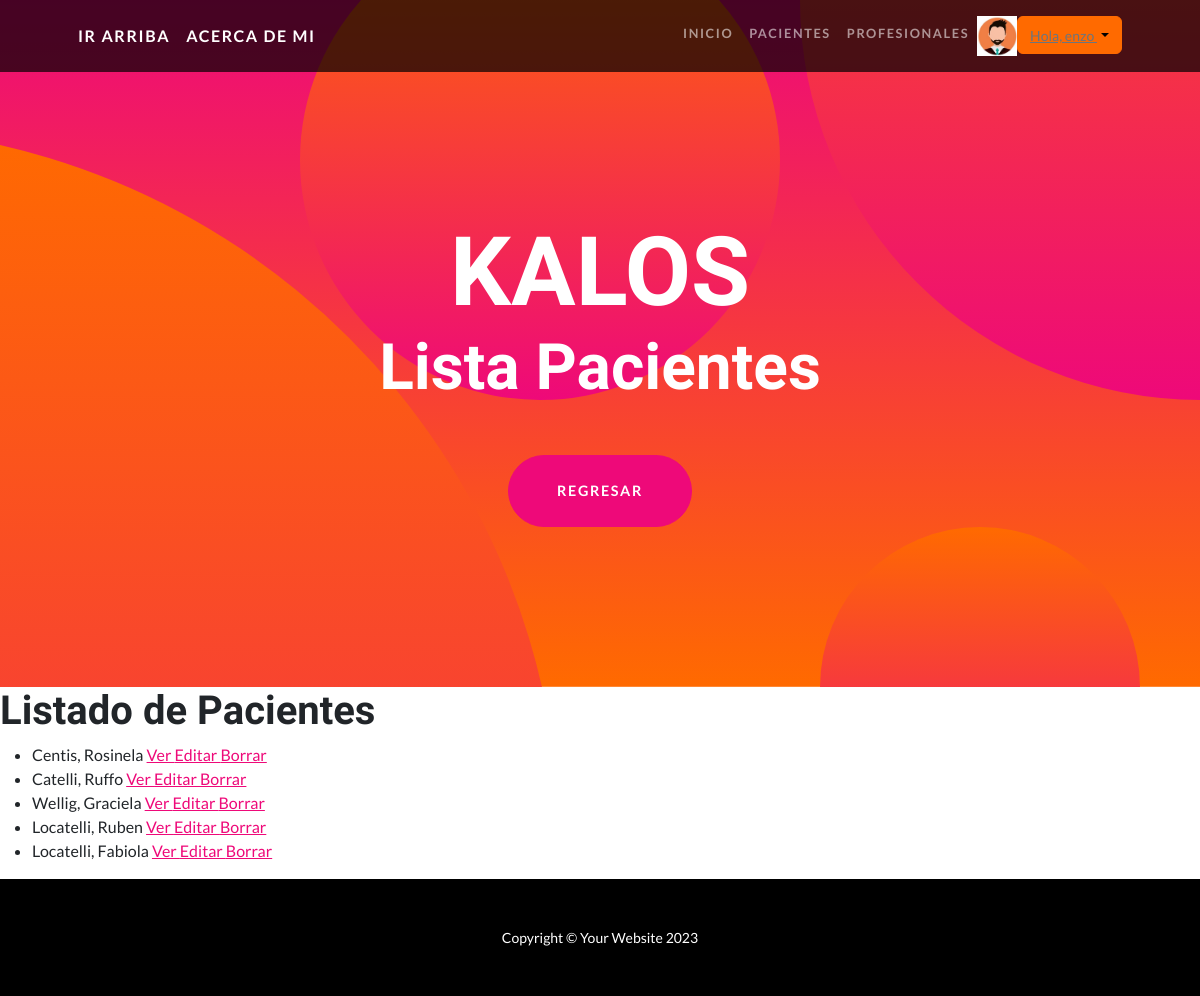
The page /AppKalos/list/ (signed in) on the database as committed earlier.
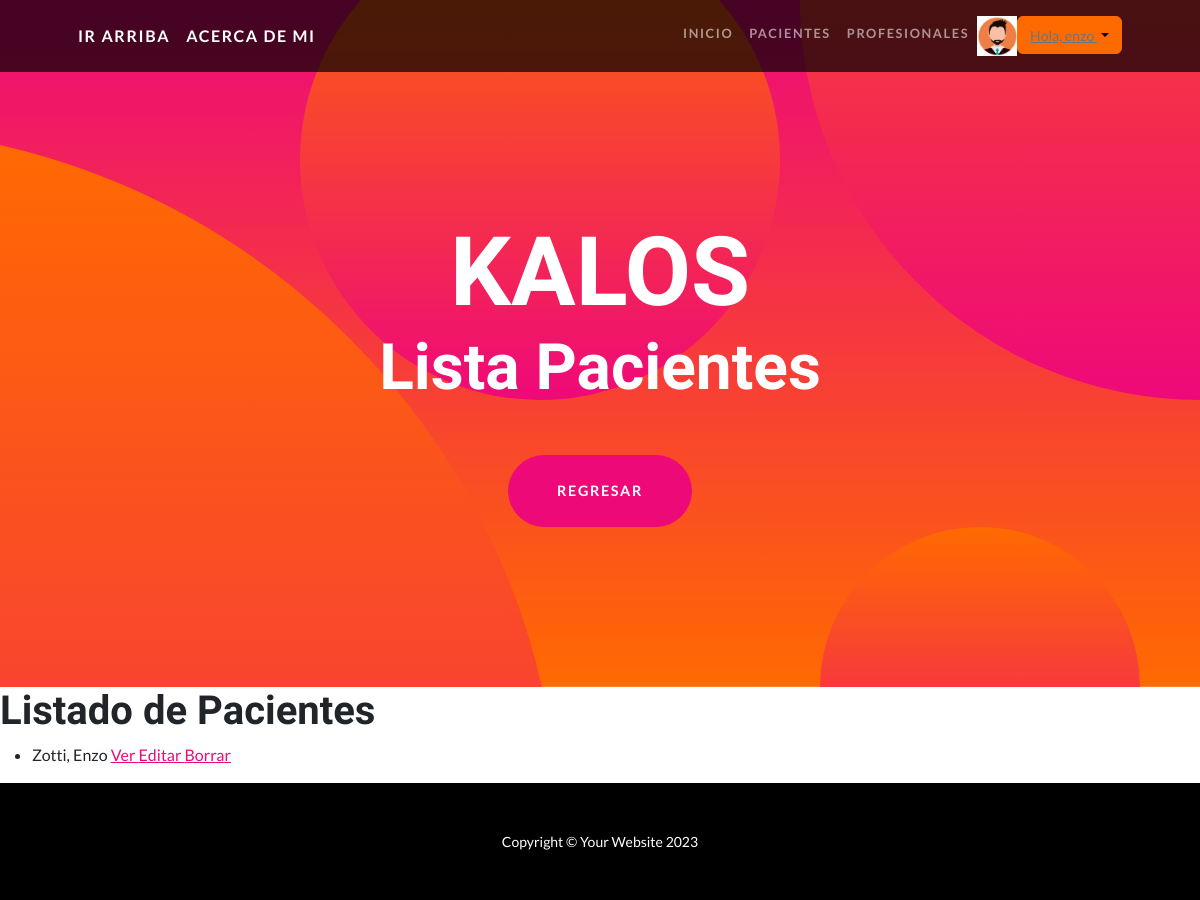
The same page on the database as committed later.
### Acceso/models.py (models this page shows)
class Avatar(models.Model):
    user = models.OneToOneField(User, on_delete=models.CASCADE)
    imagen = models.ImageField(upload_to='avatares/', null=True, blank = True)
    def __str__(self):
        return f"{settings.MEDIA_URL}{self.imagen}"

### AppKalos/models.py (models this page shows, shortened)
class Pacientes (models.Model):
    nombre = models.CharField(max_length=20)
    apellido = models.CharField(max_length=20)
    dni = models.CharField(max_length=8, unique=True)
    prestadora = models.CharField(max_length=20)

### AppKalos/views_pacientes.py (the view)
# urls.py: path('list/', PacientesListView.as_view(), name='List'),
class PacientesListView(LoginRequiredMixin,ListView):
    model = Pacientes
    template_name = "AppKalos/pacientes_list.html"

### Acceso/context_processors.py (called while the page is built)
def custom_user(request):
    context = auth(request)
    user = context['user']
    if user.is_authenticated:
        imagen = Avatar.objects.filter(user=request.user.id)
        if len(imagen) > 0:
            context['user_avatar'] = imagen[0]
        else:
            context['user_avatar'] = ""
    return context

### AppKalos/templates/AppKalos/pacientes_list.html (shortened to what this page needs)
{% extends "AppKalos/padre.html" %}
{% load static %}
{% block header1 %} <h2 class="masthead-subheading mb-0"> Lista Pacientes </h2> {% endblock header1 %}
{% block botonscroll %}
<a class="btn btn-primary btn-xl rounded-pill mt-5" href="{% url 'Pacientes' %}"> Regresar </a>
{% endblock botonscroll %}
{% block section1 %}
    <h1> Listado de Pacientes</h1>
    <ul>
        {% for paciente in object_list %}
        <li> {{ paciente.apellido }}, {{ paciente.nombre }}
                <a href="{% url 'Detail' paciente.id %}"> Ver </a>
                <a href="{% url 'Edit' paciente.id %}"> Editar </a>
                <a href="{% url 'Delete' paciente.id %}"> Borrar </a>
        </li>
        {% endfor %}
    </ul>
{% endblock section1 %}

### AppKalos/templates/AppKalos/padre.html (shortened to what this page needs)
<!DOCTYPE html>
<html lang="en">
    <head>
        {% load static %}
        <link href="{% static 'AppKalos/css/styles.css'%}" rel="stylesheet" />
    </head>
    <body id="page-top">
        <nav class="navbar navbar-expand-lg navbar-dark navbar-custom fixed-top">
            <div class="container px-5">
                <a class="navbar-brand" href="#page-top">Ir Arriba</a>
                <a class="navbar-brand" href="{% url 'About' %}">Acerca de mi</a>
                <div class="collapse navbar-collapse" id="navbarResponsive">
                    <ul class="navbar-nav ms-auto">
                        <li class="nav-item"><a class="nav-link" href="{% url 'Inicio' %}"> Inicio</a></li>
                        <li class="nav-item"><a class="nav-link" href="{% url 'Pacientes' %}"> Pacientes</a></li>
                        <li class="nav-item"><a class="nav-link" href="{% url 'Profesionales' %}"> Profesionales</a></li>
                        {% if request.user.is_authenticated %}
                            {% if user_avatar %}
                            <form enctype="multipart/form-data">
                                <img src= "{{ user_avatar }}" style="height:40px; width:40px;">
                            </form>
                            {% endif %}
                        <div class="dropdown">
                            <button class="btn btn-secondary dropdown-toggle" type="button" id="dropdownMenuButton1" data-bs-toggle="dropdown">
                               <a class="text-muted small mb-4 mb-lg-0"> Hola, {{ request.user.username }} </a>
                            </button>
                        </div>
                        {% endif %}
                    </ul>
                </div>
            </div>
        </nav>
        <header class="masthead text-center text-white">
            <div class="masthead-content">
                <div class="container px-5">
                    <h1 class="masthead-heading mb-0">KALOS</h1>
                    {% block header1 %} <h2 class="masthead-subheading mb-0">Queremos verte bien</h2> {% endblock header1 %}
                    {% block botonscroll %} <a class="btn btn-primary btn-xl rounded-pill mt-5" href="#scroll">Saber Mas</a>{% endblock botonscroll %}
                </div>
            </div>
            <div class="bg-circle-1 bg-circle"></div>
            <div class="bg-circle-2 bg-circle"></div>
            <div class="bg-circle-3 bg-circle"></div>
            <div class="bg-circle-4 bg-circle"></div>
        </header>
        {% block section1 %}{% endblock section1%}
        <footer class="py-5 bg-black">
            <div class="container px-5"><p class="m-0 text-center text-white small">Copyright &copy; Your Website 2023</p></div>
        </footer>
    </body>
</html>

Rows that differ between the two databases and show on the page:
removed Pacientes: apellido "Centis", nombre "Rosinela"
removed Pacientes: apellido "Catelli", nombre "Ruffo"
removed Pacientes: apellido "Wellig", nombre "Graciela"
removed Pacientes: apellido "Locatelli", nombre "Ruben"
removed Pacientes: apellido "Locatelli", nombre "Fabiola"
added Pacientes: apellido "Zotti", nombre "Enzo"
